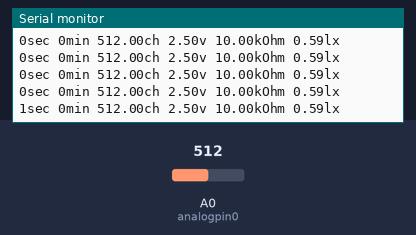
Recording of a sketch running on a simulated Arduino Uno, built with avr-gcc and run on an emulated ATmega328P. On the bench: the last lines printed to the serial monitor. Inputs (shaded band) come from the test bench; at power-on: A0 (analogpin0) = 512.

Above: at 1.2 s.
1.3 s: A0 (analogpin0) set to 0
At 1.41 s:
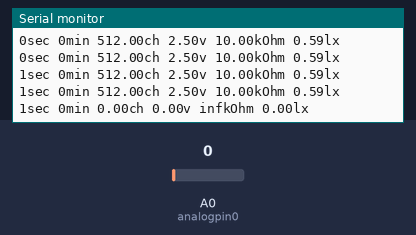
3.3 s: A0 (analogpin0) set to 1023
At 3.32 s:
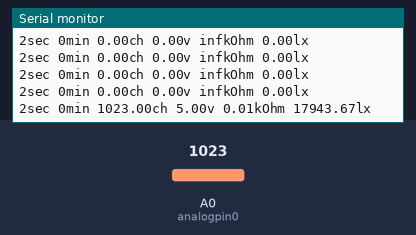
6.3 s: A0 (analogpin0) set to 0
At 6.37 s:
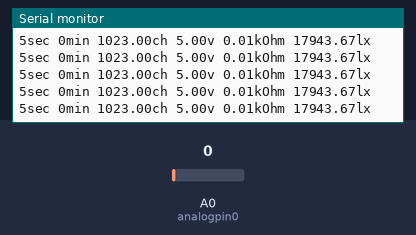
Timing chart, 0 to 9.3 s (numbered marks = the images above; inputs shaded):
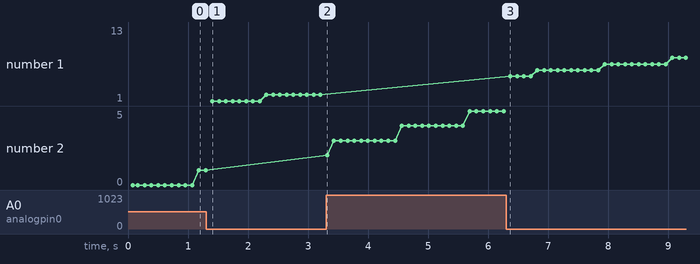

Measured:
- after the input at 1.3 s, the serial monitor: prints a new line after 0.11 s (image 1)
- after the input at 3.3 s, the serial monitor: prints a new line at once (image 2)

The sketch:

CdScell.ino
```cpp
int analogpin0 = 0; //アナログピン選択

int i;
int num_of_loop = 5;
int delay_of_loop = 2;
int sum;

double data;

long msec;
long sec;
long minute;

double vcc = 5.0;
int adcmax = 1024;
double refres = 10.0; // キロオーム
double volt;
double outres;
double lx;

int INTERVAL = 100;

void setup(){
  analogReference(DEFAULT); // DEFAULT = 5.0 V
  Serial.begin(9600); // Serial Speed
  Serial.print("-------------------\n");
  Serial.print("  CdS Data Logger  \n");
  Serial.print("-------------------\n");
  Serial.print("INTERVAL=");
  Serial.print(INTERVAL);
  Serial.print("\n");
}

void loop(){
  sum = 0;
  for(i=0; i<num_of_loop; i++){
    sum = sum + analogRead(analogpin0); // read analog0 pin 1024 ch
    delay(delay_of_loop);//delayを使っている間は計算なども止まるため、困るようならその他の方法も考えたほうがいいかも
  }
  data = double(sum) / double(num_of_loop);

  sec = msec * 0.001;
  minute = sec/60.0;
  volt = double(data) / double(adcmax) * vcc ; // AD変換で得た電圧値
  outres = refres * (vcc / volt - 1.0) ; //CdSセル自体の抵抗値、回路図を書けば導出可能
  lx = pow(outres/7.0, -1.49); //データシートの特性より

  Serial.print(sec);
  Serial.print("sec ");
  Serial.print(minute);
  Serial.print("min ");
  Serial.print(data);
  Serial.print("ch ");
  Serial.print(volt);
  Serial.print("v ");
  Serial.print(outres);
  Serial.print("kOhm ");
  Serial.print(lx);
  Serial.print("lx \n");

  delay(INTERVAL);
  msec = msec + INTERVAL;
}
```
